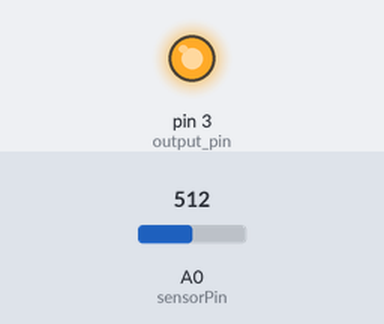
A sketch run on a simulated Arduino Uno, built with avr-gcc and run on an emulated ATmega328P. On the bench: output pins drawn as LEDs (lit = HIGH). Inputs (shaded band) come from the test bench; at power-on: A0 (sensorPin) = 512.

Above: at 1.2 s.
1.3 s: A0 (sensorPin) set to 106
2.8 s: A0 (sensorPin) set to 96
At 3.3 s:
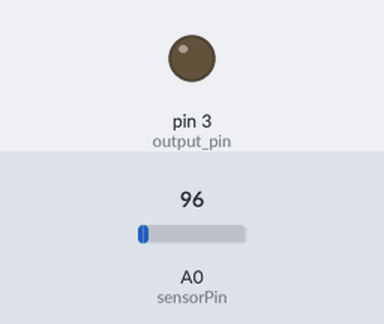
4.3 s: A0 (sensorPin) set to 122
At 5.5 s:
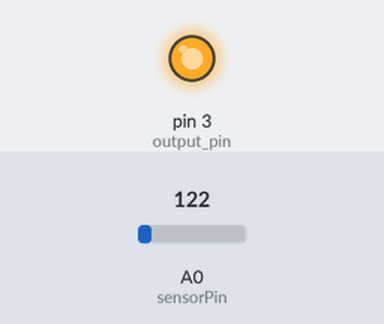
5.8 s: A0 (sensorPin) set to 0
At 6.8 s:
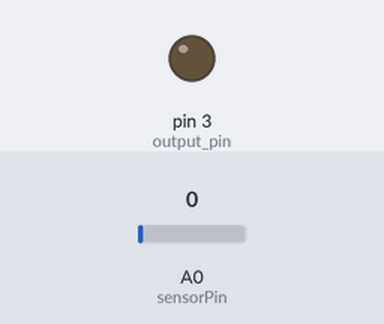
Timing chart, 0 to 8.3 s (numbered marks = the images above; inputs shaded):
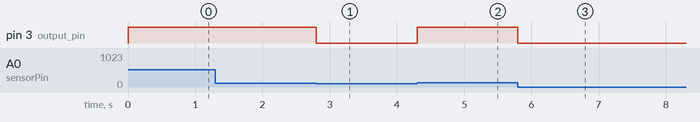

Measured:
- the behaviour switches between 101 and 100 on A0 (sensorPin) (found by bisection; images 0 and 1)
- after the input at 1.3 s, every drawn part: stays the same
- after the input at 2.8 s, pin 3 (output_pin): HIGH → LOW at once
- after the input at 4.3 s, pin 3 (output_pin): LOW → HIGH at once
- after the input at 5.8 s, pin 3 (output_pin): HIGH → LOW at once

The sketch:

MAGLEV.ino
```cpp
int set_point = 100;  // adjust
int sensorPin = A0;
int output_pin = 3;
int sensorValue = 0;

void setup() {
  //Serial.begin(9600); //comment for stability
  pinMode(output_pin, OUTPUT);
}

void loop()
{
      sensorValue = analogRead(sensorPin);
      //Serial.println(sensorValue); //comment for stability
      if( sensorValue <= set_point)
      digitalWrite(output_pin, LOW);
      else
      digitalWrite(output_pin, HIGH);
 }
```
